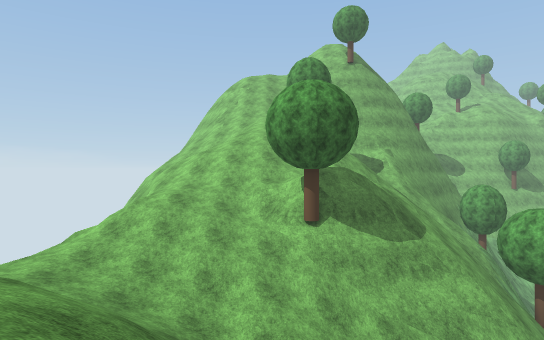
View 1 (above)

21 first-person views from a walk through a 3-D level made in the Unity game engine. The camera is 1.2 m above the floor, looks level and sees 75° across. The floor is counted in squares, 2 m on a side. Each view is taken from the middle of a square. On the plan, view 1 faces up. The plan holds only what a view shows up to about 10 squares ahead; the rest is blank. The place goes on beyond the plan. Some trees and plants on the terrain are drawn as simple stand-ins. The player character is not drawn. Some animated figures are not drawn. Some surface patterns are stand-ins.

View 2
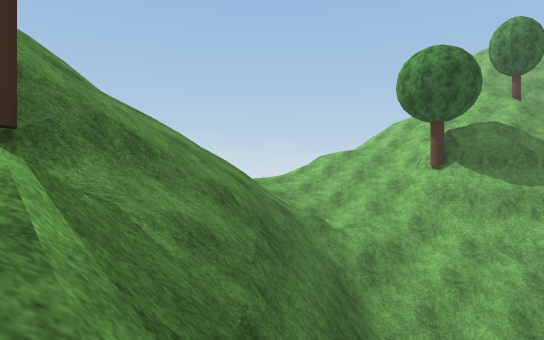

View 3
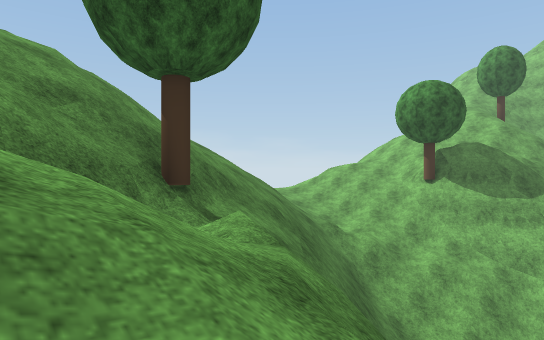

View 4
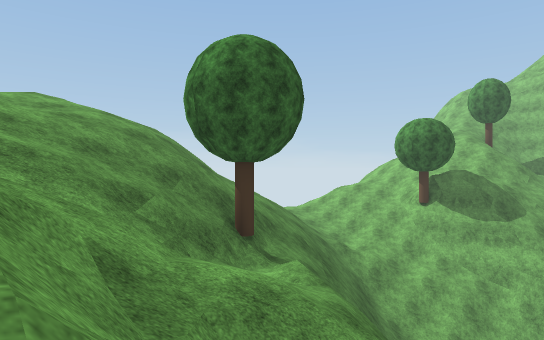

View 5
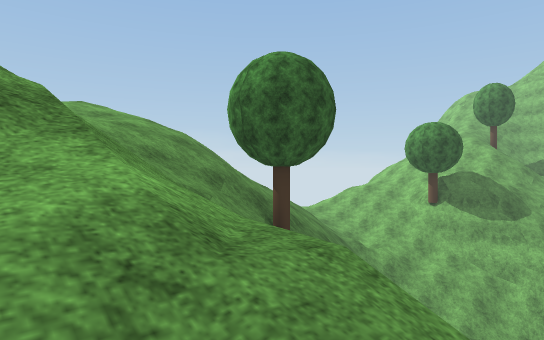

View 6
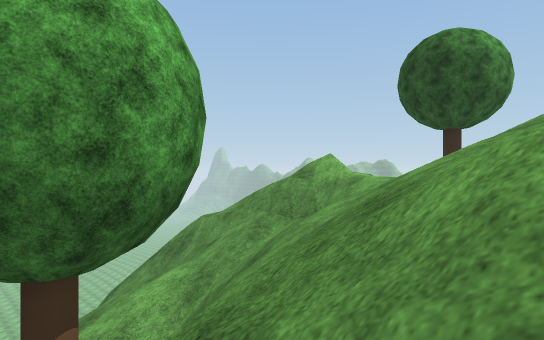

View 7
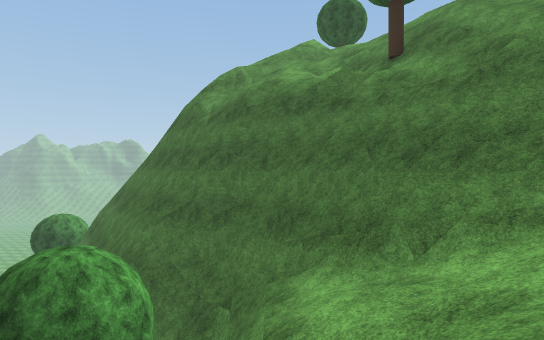

View 8
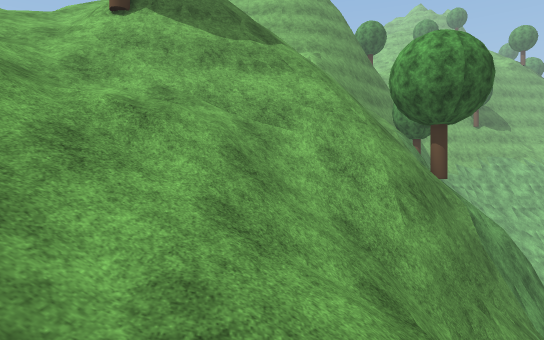

View 9
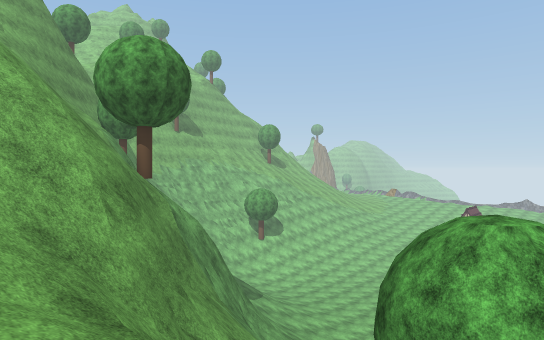

View 10
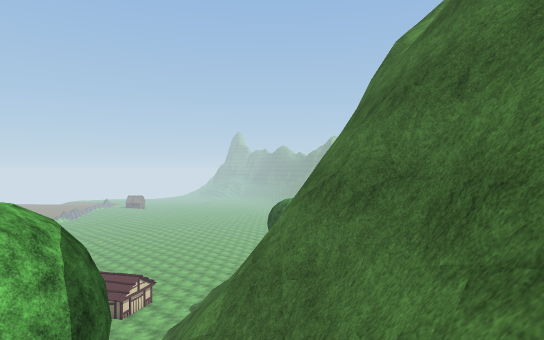

View 11
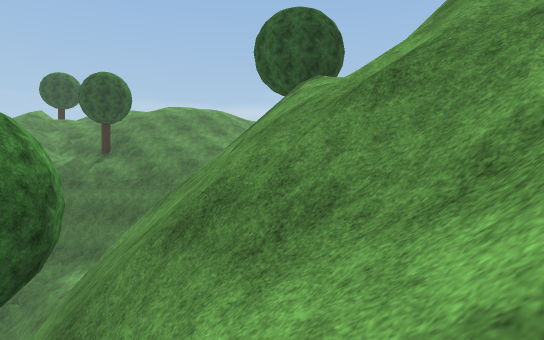

View 12
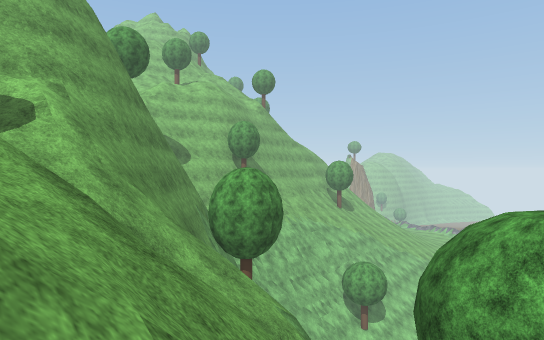

View 13
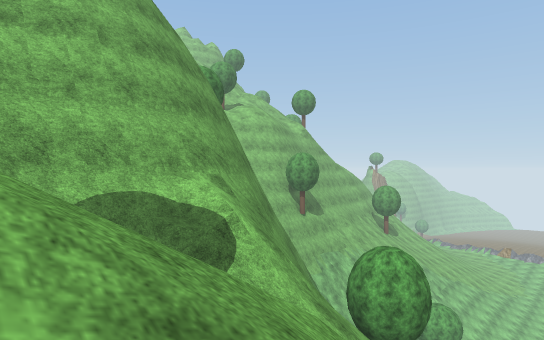

View 14
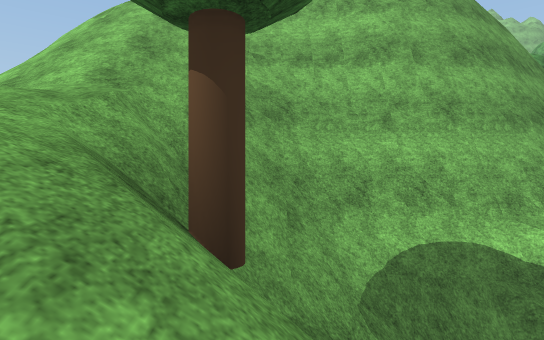

View 15
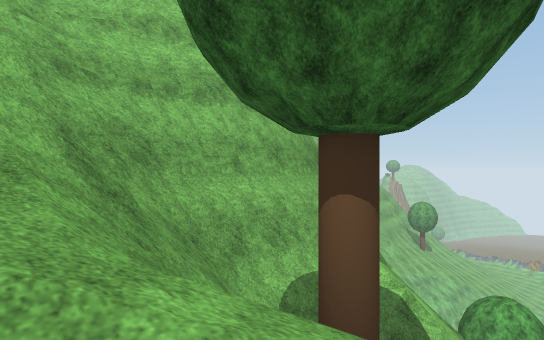

View 16
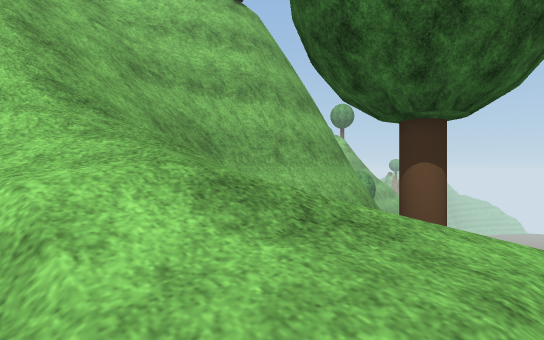

View 17
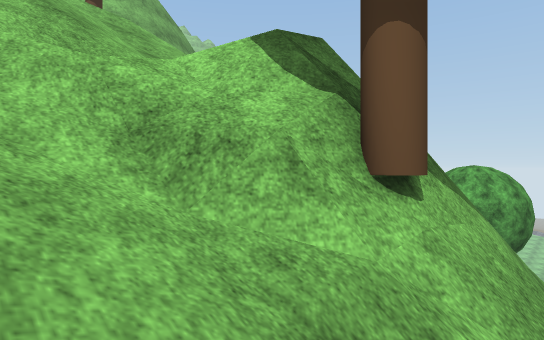

View 18
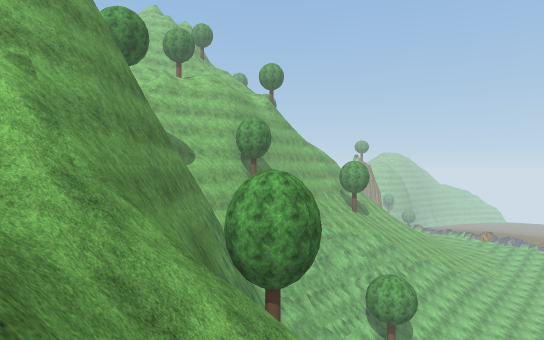

View 19
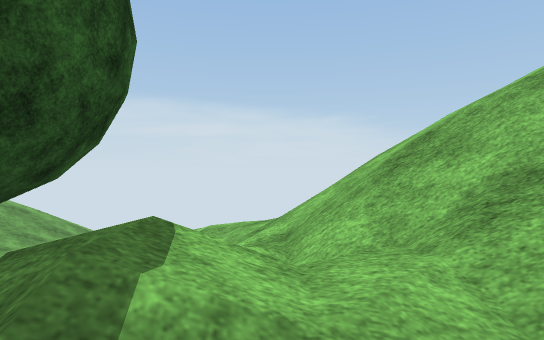

View 20
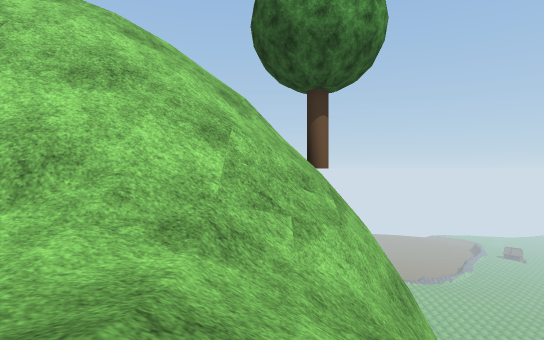

View 21
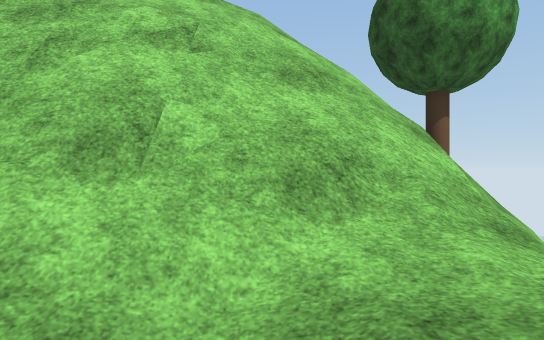

### Floor plan
Key: @ floor where view 1 was taken; # wall or solid block; . main floor; - floor 11 m lower than the main floor; _ floor 12.75 m lower than the main floor; < floor 16 m lower than the main floor; ( floor 17.5 m lower than the main floor; ! floor 19 m lower than the main floor; / step, stairs or slope; = window, fence, low wall or low ledge; v drop or lower ground; T tree.
Columns run from 1 left of view 1 to 13 right of it. Each row starts with its distance up from view 1.
 27   /=/
 26  /////
 25 ./////
 24  .////
 23 ///=v/T
 22   /=#vTvvvv
 21 ///#=vvvvvv
 20 ///#######vv
 19 ///######vvv
 18 //////=/v#TT
 17 ///// //##T
 16 ///T  ///v
 15 ////  ////
 14 //////=///v
 13 //////==//
 12 //// //vv
 11 ///_///(TT
 10 //TT=//vTT###
  9 //#####!v###/
  8 ////#=/v###/
  7 ///////##//
  6 ///////=//
  5 ////////
  4 ///////v
  3 //===//vT
  2 //v##/vv
  1 ///v###v
  0 /@/<vv###
 -1 /////vvvv   ##
 -2 ///T///vvv   ##
 -3 ///////vvvv
 -4 ////////vv
 -5 ///////==
 -6  ///=v==/
 -7    -/////

Where each view was taken, in squares from view 1:
view 1: 0 up, 0 right, facing up
view 2: 2 down, 5 right, facing up-left
view 3: 4 down, 6 right, facing up-left
view 4: 6 down, 7 right, facing up-left
view 5: 7 down, 7 right, facing up-left
view 6: 1 down, 1 left, facing down-right
view 7: 7 up, 5 right, facing down
view 8: 2 up, 4 right, facing up
view 9: 2 up, 4 right, facing up-right
view 10: 3 up, 4 right, facing down-right
view 11: 15 up, 8 right, facing down-left
view 12: 10 up, 4 right, facing up-right
view 13: 13 up, 2 right, facing up-right
view 14: 14 up, 2 right, facing up
view 15: 15 up, 0 right, facing up-right
view 16: 15 up, 1 left, facing up-right
view 17: 8 up, 1 left, facing up-right
view 18: 12 up, 5 right, facing up-right
view 19: 11 up, 3 right, facing left
view 20: 23 up, 1 left, facing right
view 21: 25 up, 1 left, facing right
